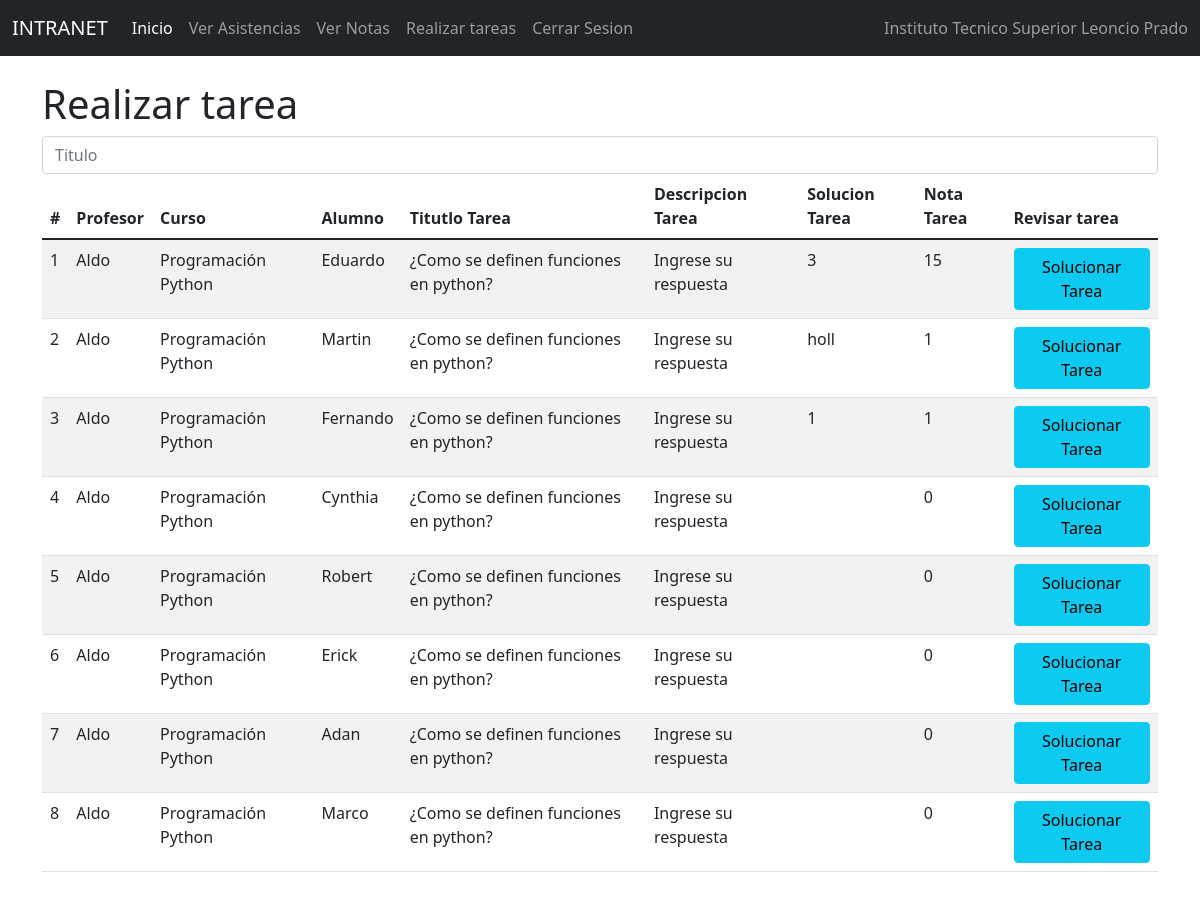
Page /realtarea3/ on the committed database.
### Notas/models.py (models this page shows, shortened)
class Notas(models.Model):
    id=models.IntegerField(primary_key=True)
    profesor = models.ForeignKey(Profesor, null=True,blank=True,on_delete=models.CASCADE)
    curso = models.ForeignKey(Curso, null=True,blank=True,on_delete=models.CASCADE)
    alumno = models.OneToOneField(to='Estudiante', to_field='id', null=True, blank=True, on_delete=models.CASCADE)
    sesion1_nt = models.IntegerField()
    sesion1_asis=models.CharField(max_length=50)
    tarea1_info = models.ForeignKey(Tarea1, null=True,blank=True,on_delete=models.CASCADE)
    soltarea1 = models.CharField(max_length=1000)
    notatarea1 = models.IntegerField()
    sesion2_nt = models.IntegerField()
    sesion2_asis=models.CharField(max_length=50)
    tarea2_info = models.ForeignKey(Tarea2, null=True,blank=True,on_delete=models.CASCADE)
    soltarea2 = models.CharField(max_length=1000)
    notatarea2 = models.IntegerField()
    sesion3_nt = models.IntegerField()
    sesion3_asis=models.CharField(max_length=50)
    tarea3_info = models.ForeignKey(Tarea3, null=True,blank=True,on_delete=models.CASCADE)
    soltarea3 = models.CharField(max_length=1000)
    notatarea3 = models.IntegerField()
    sesion4_nt = models.IntegerField()
    sesion4_asis=models.CharField(max_length=50)
    tarea4_info = models.ForeignKey(Tarea4, null=True,blank=True,on_delete=models.CASCADE)
    soltarea4 = models.CharField(max_length=1000)
    notatarea4 = models.IntegerField()
    sesion5_nt = models.IntegerField()
    sesion5_asis=models.CharField(max_length=50)
    tarea5_info = models.ForeignKey(Tarea5, null=True,blank=True,on_delete=models.CASCADE)
    soltarea5 = models.CharField(max_length=1000)
    notatarea5 = models.IntegerField()

class Profesor(models.Model):
    id=models.IntegerField(primary_key=True)
    nompro=models.CharField(max_length=50)
    apepro=models.CharField(max_length=50)
    dnipro=models.CharField(max_length=50)
    direccionpro=models.CharField(max_length=50)
    distritopro=models.ForeignKey(Distrito, null=True,blank=True,on_delete=models.CASCADE)
    emailpro=models.EmailField()
    estpro=models.IntegerField()
    usuario=models.OneToOneField(to='Usuario', to_field='id', null=True, blank=True, on_delete=models.CASCADE)

class Curso(models.Model):
    id=models.IntegerField(primary_key=True)
    nomcur=models.CharField(max_length=30)
    creditos=models.IntegerField()
    estcur=models.IntegerField()

class Estudiante(models.Model):
    id=models.IntegerField(primary_key=True)
    nomest=models.CharField(max_length=50)
    apeest=models.CharField(max_length=50)
    dniest=models.CharField(max_length=8)
    direccion=models.CharField(max_length=50)
    emailest=models.EmailField()
    estest=models.IntegerField()
    usuario=models.OneToOneField(to='Usuario', to_field='id', null=True, blank=True, on_delete=models.CASCADE)
    carrera=models.ForeignKey(Carrera, null=True, blank=True, on_delete=models.CASCADE)
    distrito=models.ForeignKey(Distrito, null=True, blank=True, on_delete=models.CASCADE)

class Tarea3(models.Model):
    id=models.IntegerField(primary_key=True)
    tittar = models.CharField(max_length=1000)
    destar = models.CharField(max_length=1000)
    profesor = models.ForeignKey(Profesor, null=True, blank=True, on_delete=models.CASCADE)
    curso =models.ForeignKey(Curso, null=True, blank=True, on_delete=models.CASCADE)
    carrera=models.ForeignKey(Carrera, null=True, blank=True, on_delete=models.CASCADE)

### Notas/views.py (the view)
# urls.py: path('realtarea3/', realtarea3),
def realtarea3 (request):
    notas = Notas.objects.all()
    carrera = Carrera.objects.all()
    curso = Curso.objects.all()
    profesor = Profesor.objects.all()
    return render(request, 'PROCESOS/RealTareas/realtarea3.html', {"notas": notas, "carrera":carrera,
    "curso":curso, "profesor":profesor})

### Notas/Templates/PROCESOS/RealTareas/realtarea3.html (shortened to what this page needs)
{% extends "../../baseest.html" %}
{% block body %}
<div class="row">
    <div class="col-sm-12 col-md-12 col-lg-12 col-xl-12 ">
        <div class="table-responsive">
            <h1>Realizar tarea</h1>
                <div class="form-group">
                    <input type="text" id="txtnta" name="txtnta" class="form-control" placeholder="Titulo" minlength="1"
                        maxlength="20" required>
                </div>
            <table class="table table-striped">
                <thead>
                    <tr>
                        <th>#</th>
                        <th>Profesor</th>
                        <th>Curso</th>
                        <th>Alumno</th>
                        <th>Titutlo Tarea</th>
                        <th>Descripcion Tarea</th>
                        <th>Solucion Tarea</th>
                        <th>Nota Tarea</th>
                        <th class="2">Revisar tarea</th>
                    </tr>
                </thead>
                <tbody>
                    {% for c in notas %}
                    <tr>
                        <td>{{forloop.counter}}</td>
                        <td>{{c.profesor.nompro}}</td>
                        <td>{{c.curso.nomcur}}</td>
                        <td>{{c.alumno.nomest}}</td>
                        <td>{{c.tarea3_info.tittar}}</td>
                        <td>{{c.tarea3_info.destar}}</td>
                        <td>{{c.soltarea3}}</td>
                        <td>{{c.notatarea3}}</td>
                        <td><a href="/edirealt3/{{c.id}}" class="btn btn-info">Solucionar Tarea</a></td>
                    </tr>
                    {% endfor %}
                </tbody>
            </table>
        </div>
    </div>
</div>
{% endblock %}

### rows in the picture
Notas: profesor.nompro "Aldo", curso.nomcur "Programación Python", alumno.nomest "Eduardo", tarea3_info.tittar "¿Como se definen funciones en python?", tarea3_info.destar "Ingrese su respuesta", soltarea3 "3", notatarea3 "15"
Notas: profesor.nompro "Aldo", curso.nomcur "Programación Python", alumno.nomest "Martin", tarea3_info.tittar "¿Como se definen funciones en python?", tarea3_info.destar "Ingrese su respuesta", soltarea3 "holl", notatarea3 "1"
Notas: profesor.nompro "Aldo", curso.nomcur "Programación Python", alumno.nomest "Fernando", tarea3_info.tittar "¿Como se definen funciones en python?", tarea3_info.destar "Ingrese su respuesta", soltarea3 "1", notatarea3 "1"
Notas: profesor.nompro "Aldo", curso.nomcur "Programación Python", alumno.nomest "Cynthia", tarea3_info.tittar "¿Como se definen funciones en python?", tarea3_info.destar "Ingrese su respuesta", notatarea3 "0"
Notas: profesor.nompro "Aldo", curso.nomcur "Programación Python", alumno.nomest "Robert", tarea3_info.tittar "¿Como se definen funciones en python?", tarea3_info.destar "Ingrese su respuesta", notatarea3 "0"
Notas: profesor.nompro "Aldo", curso.nomcur "Programación Python", alumno.nomest "Erick", tarea3_info.tittar "¿Como se definen funciones en python?", tarea3_info.destar "Ingrese su respuesta", notatarea3 "0"
Notas: profesor.nompro "Aldo", curso.nomcur "Programación Python", alumno.nomest "Adan", tarea3_info.tittar "¿Como se definen funciones en python?", tarea3_info.destar "Ingrese su respuesta", notatarea3 "0"
Notas: profesor.nompro "Aldo", curso.nomcur "Programación Python", alumno.nomest "Marco", tarea3_info.tittar "¿Como se definen funciones en python?", tarea3_info.destar "Ingrese su respuesta", notatarea3 "0"
